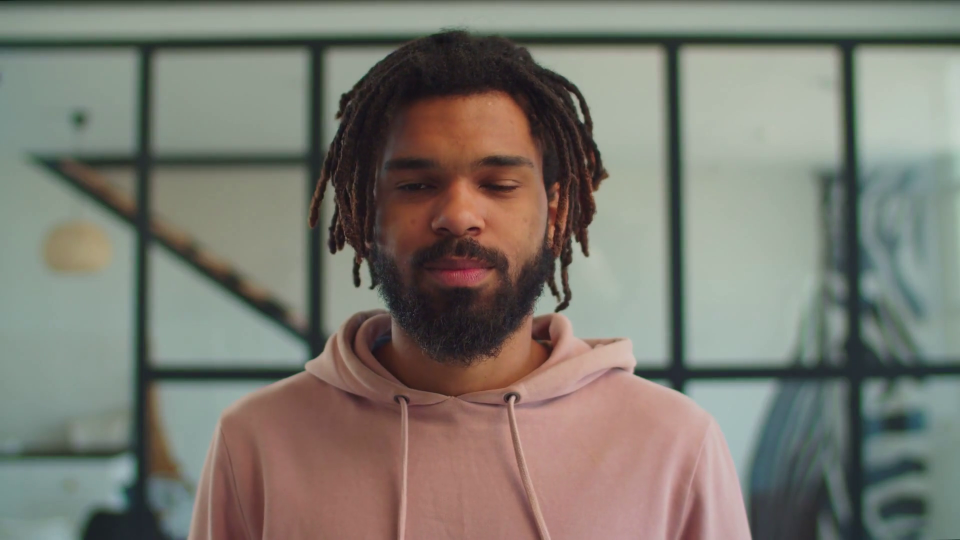
#> input picture frame 51 of Video2.mp4, 1920 x 1080 px, given in place of Video.mp4, which was not available (shown at 1/2 size)
$ python Face_Detector_Video.py
#> lines starting #> are read from the running program, lines starting #| are printed output that depends on the picture; after the words box and inside, x2 and y2 are one past the last pixel; in counts of white or black regions, pixels touching at a corner belong together; pictures that were not available may be replaced by others from this repository, and a replacement may not be noted
import cv2
from random import randrange

# Download file from github.com/opencv 'frontalface' (trained data)
trained_face_data =  cv2.CascadeClassifier('haarcascade_frontalface_default.xml')


# To capture video from webcam
webcam = cv2.VideoCapture('/home/natalia/Desktop/Video.mp4') # <-- if you put (0) it will capture from default webcam

#### Iterate forever over frames
while True:

    #### Read the current frame
    successful_frame_read, frame = webcam.read()
#> frame is the input picture: shape (1080, 1920, 3); mean B, G, R 112.7, 121.8, 123.8


    # Algorithim can only be trained in greyscale
    grayscaled_img = cv2.cvtColor(frame, cv2.COLOR_BGR2GRAY)
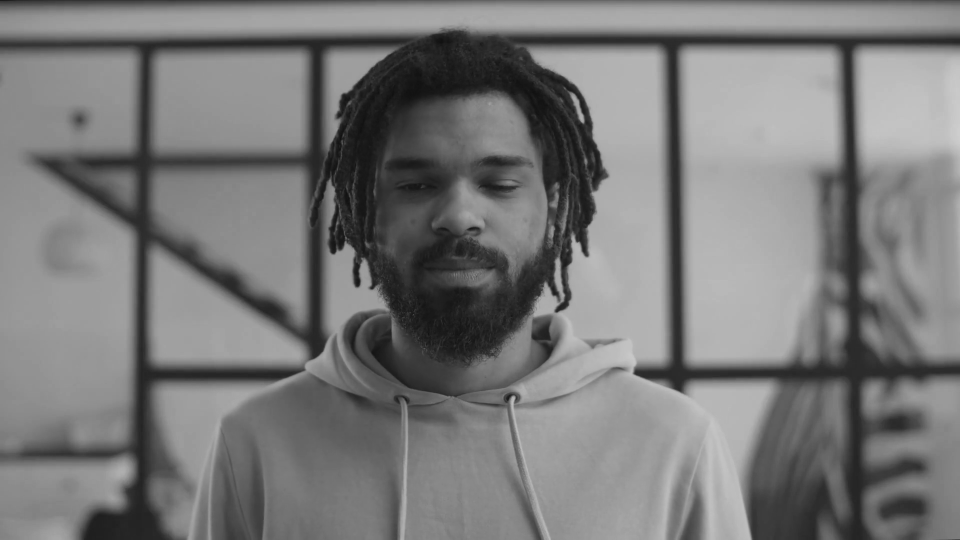
#> grayscaled_img: shape (1080, 1920) (shown at 1/2 size); min 12, max 206, mean 121.3

    # Detect faces
    face_coordinates = trained_face_data.detectMultiScale(grayscaled_img)
#> face_coordinates = [[1692, 874, 205, 205], [695, 191, 448, 448]]

    # Draw rectangles around the faces
    for (x, y, w, h) in face_coordinates: # <-- allows more than one face with a loop
        cv2.rectangle(frame, (x, y), (x+w, y+h), (randrange(128,256), randrange(128,256), randrange(128,256)), 10)
#> this loop made 2 passes
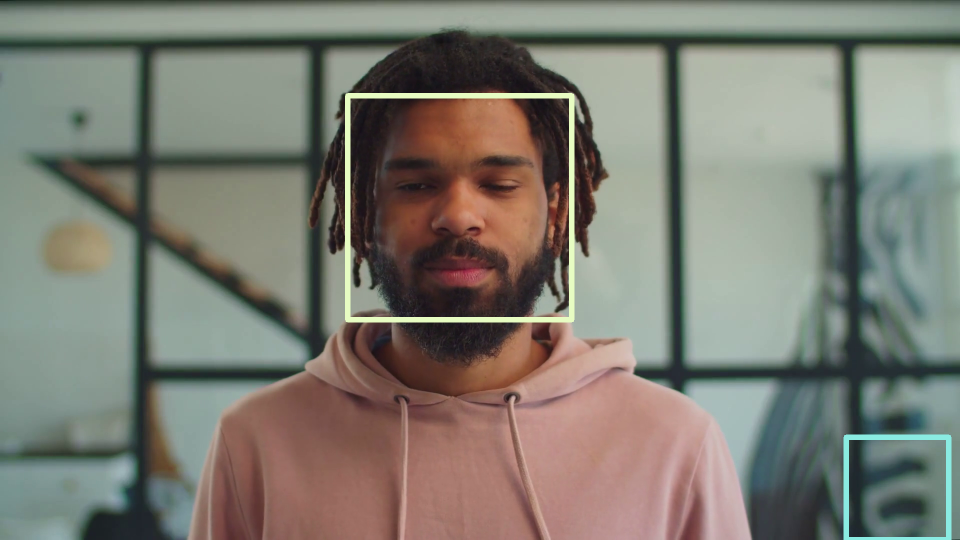
#> frame: shape (1080, 1920, 3) (shown at 1/2 size); 1.33% of pixels changed, all inside (x1, y1, x2, y2) = (690, 186, 1903, 1080)


    cv2.imshow('Natalia Face Detector Video', frame)
    key = cv2.waitKey(1)
#> (key Esc is pressed here)

    #### Stop if Q key is pressed
    if key==81 or key==113:
        break

#### Release the VideoCapture object
webcam.release()

print("Code Completed")

$ run again, starting later in the video
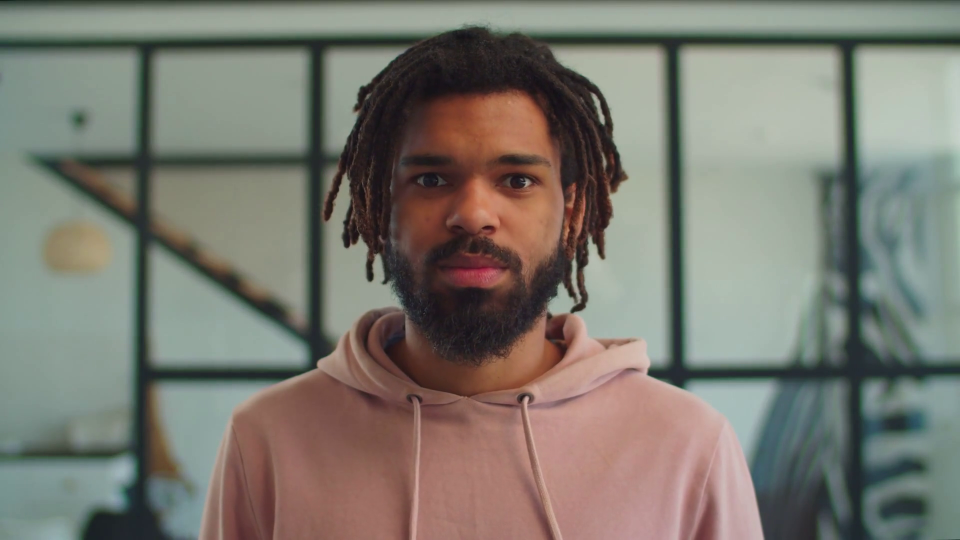
#> input picture frame 229 of Video2.mp4, 1920 x 1080 px, given in place of Video.mp4, which was not available (shown at 1/2 size)
#> frame is the input picture: shape (1080, 1920, 3); mean B, G, R 112.1, 121, 123.1
#> `grayscaled_img = cv2.cvtColor(frame, cv2.COLOR_BGR2GRAY)`:
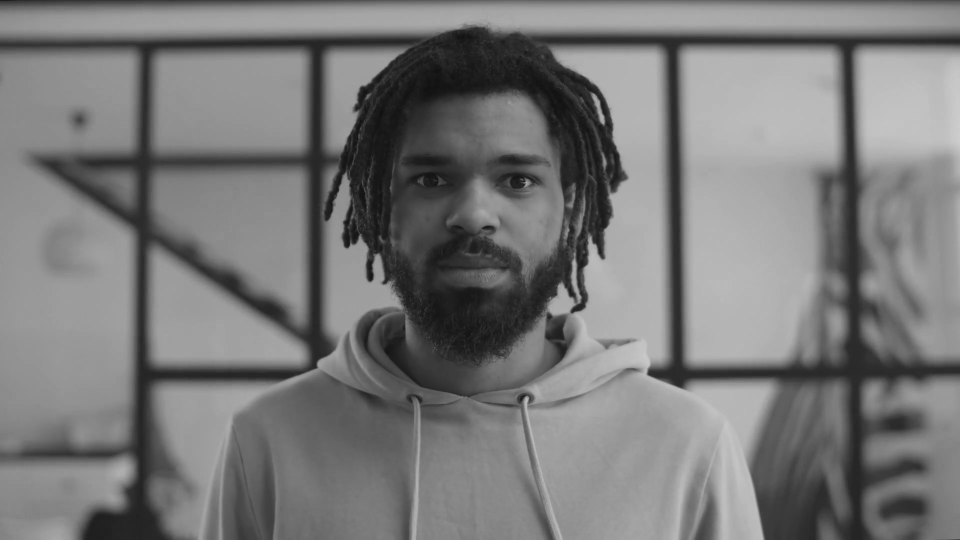
#> grayscaled_img: shape (1080, 1920) (shown at 1/2 size); min 12, max 206, mean 120.6
#> face_coordinates = [[1694, 869, 211, 211], [728, 187, 447, 447]]
#> the loop `for (x, y, w, h) in face_coordinates:` made 2 passes
#> after the loop `for (x, y, w, h) in face_coordinates:`:
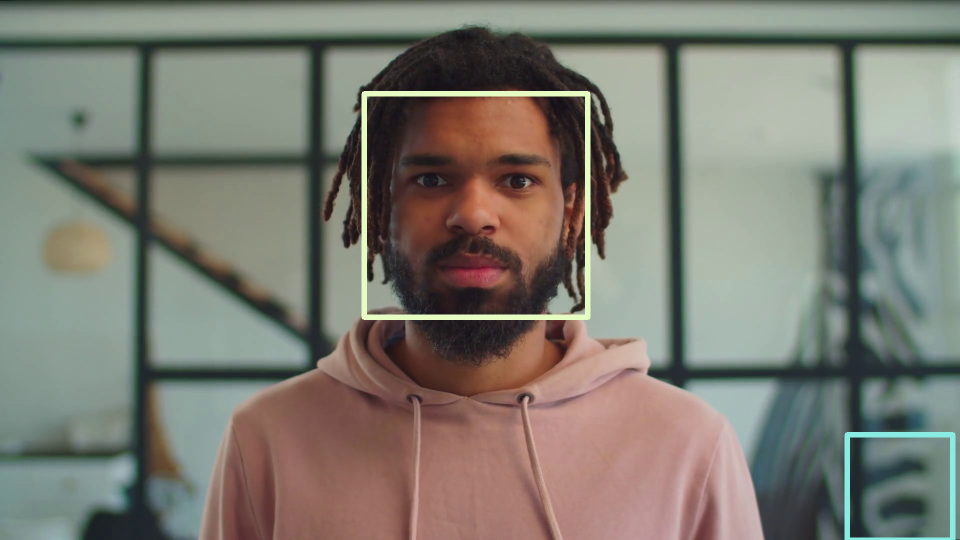
#> frame: shape (1080, 1920, 3) (shown at 1/2 size); 1.33% of pixels changed, all inside (x1, y1, x2, y2) = (723, 182, 1911, 1080)

$ run again, starting later in the video
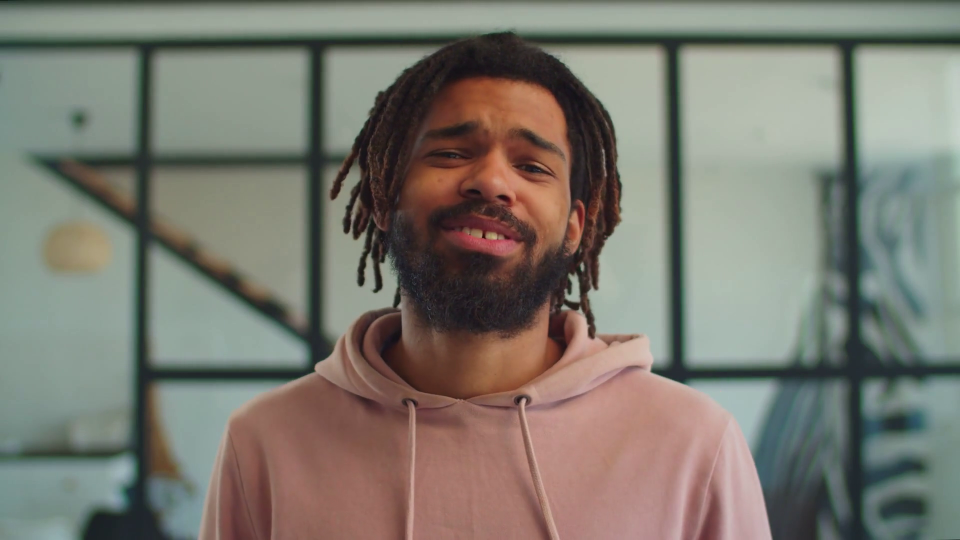
#> input picture frame 408 of Video2.mp4, 1920 x 1080 px, given in place of Video.mp4, which was not available (shown at 1/2 size)
#> frame is the input picture: shape (1080, 1920, 3); mean B, G, R 111.9, 121.2, 123.6
#> `grayscaled_img = cv2.cvtColor(frame, cv2.COLOR_BGR2GRAY)`:
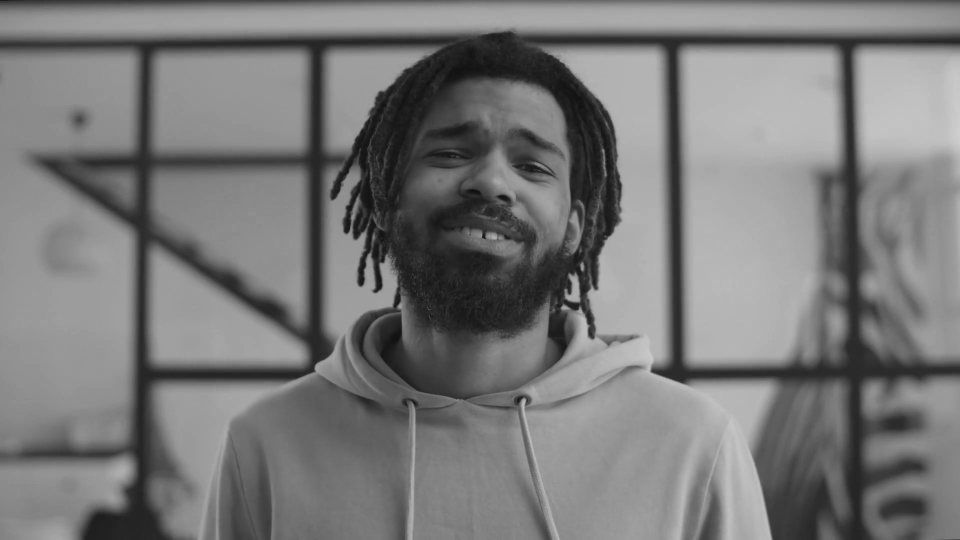
#> grayscaled_img: shape (1080, 1920) (shown at 1/2 size); min 11, max 207, mean 120.8
#> face_coordinates = [[1692, 871, 207, 207], [766, 138, 427, 427], [1325, 600, 405, 405]]
#> the loop `for (x, y, w, h) in face_coordinates:` made 3 passes
#> after the loop `for (x, y, w, h) in face_coordinates:`:
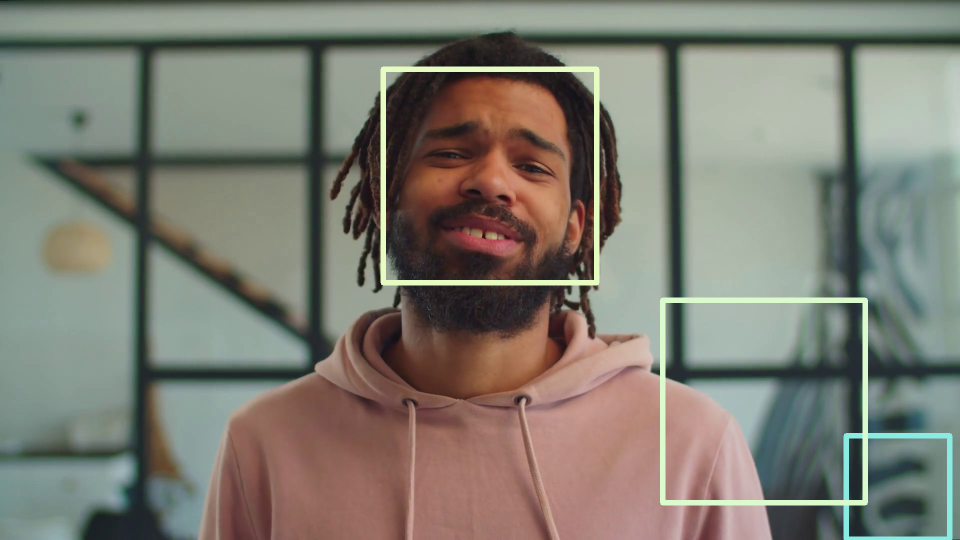
#> frame: shape (1080, 1920, 3) (shown at 1/2 size); 2.15% of pixels changed, all inside (x1, y1, x2, y2) = (761, 133, 1905, 1080)
